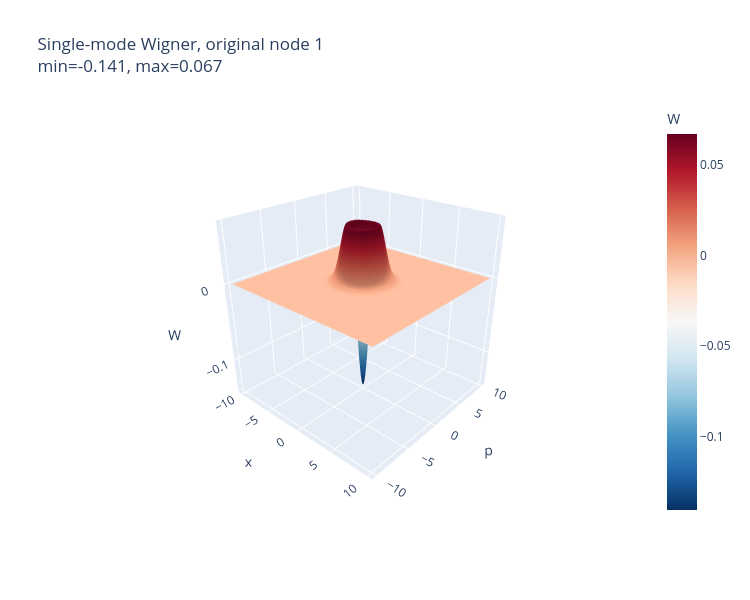
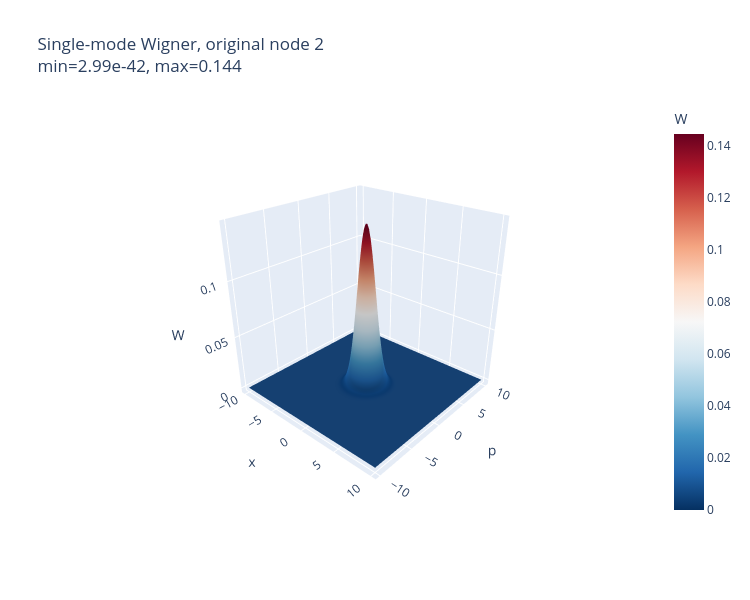

Notebook cell for these charts, in order:
### Code cell
# ============================================================
# Interactive single-mode Wigner plot
# Case b: deletion 먼저, photon subtraction 나중
#
# Inputs:
#   V_R_post, A_R_post, R0
#
# ordering:
#   q_R = (x_R, p_R)
# ============================================================

R_labels = list(R0 + 1)
r = len(R_labels)

for local_node in range(1, r + 1):
    original_node = R_labels[local_node - 1]

    X, P, W, V1, A1 = plot_single_mode_wigner_interactive(
        V_R_post,
        A_R_post,
        node=local_node,
        m_eff=r,
        original_label=original_node,
        xlim=10,
        n=160
    )

### Figure 1 — Plotly figure (JSON) as saved in the notebook; plotly's stock layout.template omitted (floating-point values rounded to 4 significant figures; data arrays with more than 128 entries replaced by an {"elided": "..."} marker saying what was removed)
{"data": [{"colorbar": {"title": {"text": "W"}}, "colorscale": [[0, "rgb(103,0,31)"], [0.1, "rgb(178,24,43)"], [0.2, "rgb(214,96,77)"], [0.3, "rgb(244,165,130)"], [0.4, "rgb(253,219,199)"], [0.5, "rgb(247,247,247)"], [0.6, "rgb(209,229,240)"], [0.7, "rgb(146,197,222)"], [0.8, "rgb(67,147,195)"], [0.9, "rgb(33,102,172)"], [1, "rgb(5,48,97)"]], "reversescale": true, "type": "surface", "x": {"elided": "160x160 float values"}, "y": {"elided": "160x160 float values"}, "z": {"elided": "160x160 float values"}}], "layout": {"height": 600, "scene": {"camera": {"eye": {"x": 1.6, "y": -1.8, "z": 1.2}}, "xaxis": {"title": {"text": "x"}}, "yaxis": {"title": {"text": "p"}}, "zaxis": {"title": {"text": "W"}}}, "title": {"text": "Single-mode Wigner, original node 1<br>min=-0.141, max=0.067"}, "width": 750}}

### Figure 2 — Plotly figure (JSON) as saved in the notebook; plotly's stock layout.template omitted (floating-point values rounded to 4 significant figures; data arrays with more than 128 entries replaced by an {"elided": "..."} marker saying what was removed)
{"data": [{"colorbar": {"title": {"text": "W"}}, "colorscale": [[0, "rgb(103,0,31)"], [0.1, "rgb(178,24,43)"], [0.2, "rgb(214,96,77)"], [0.3, "rgb(244,165,130)"], [0.4, "rgb(253,219,199)"], [0.5, "rgb(247,247,247)"], [0.6, "rgb(209,229,240)"], [0.7, "rgb(146,197,222)"], [0.8, "rgb(67,147,195)"], [0.9, "rgb(33,102,172)"], [1, "rgb(5,48,97)"]], "reversescale": true, "type": "surface", "x": {"elided": "160x160 float values"}, "y": {"elided": "160x160 float values"}, "z": {"elided": "160x160 float values"}}], "layout": {"height": 600, "scene": {"camera": {"eye": {"x": 1.6, "y": -1.8, "z": 1.2}}, "xaxis": {"title": {"text": "x"}}, "yaxis": {"title": {"text": "p"}}, "zaxis": {"title": {"text": "W"}}}, "title": {"text": "Single-mode Wigner, original node 2<br>min=2.99e-42, max=0.144"}, "width": 750}}
